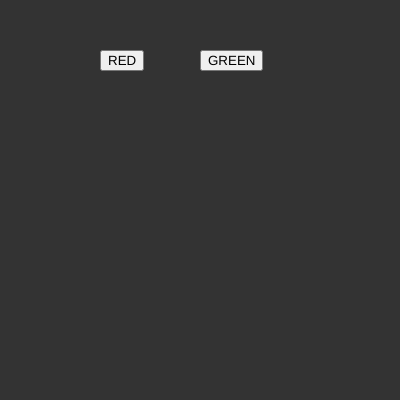
Frame 1 (no input)
Frame 60 (no input): identical to frame 1, image omitted
Frame 120 (the mouse pressed at the canvas centre since frame 60): identical to frame 1, image omitted

The p5.js sketch that drew this single still picture (run headless with seeded random() and noise() and a simulated clock; from frame 60 on, the mouse is pressed at the canvas centre):

// p5.js sketch
// ── sketch.js
var bgcolor;
var red_button,green_button;


function setup() {
  canvas = createCanvas(400, 400);
  bgcolor = color(51);
 
  // Create a button element
  red_button = createButton("RED");
  red_button.position(100,50);
  red_button.mousePressed(red_bg);
 
  red_button = createButton("GREEN");
  red_button.position(200,50);
  red_button.mousePressed(green_bg);

  }

// Callback function for the button's mousePressed event
function red_bg() {
  var r=255,g=0,b=0;
  bgcolor = color(r,g,b);
}

function green_bg() {
  var r=0,g=255,b=0;
  bgcolor = color(r,g,b);
}

function draw() {
  background(bgcolor);

}
